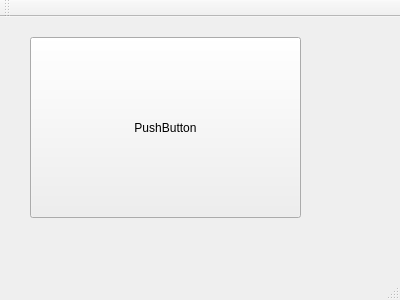
<?xml version="1.0" encoding="UTF-8"?>
<ui version="4.0">
 <class>MainWindow</class>
 <widget class="QMainWindow" name="MainWindow">
  <property name="geometry">
   <rect>
    <x>0</x>
    <y>0</y>
    <width>400</width>
    <height>300</height>
   </rect>
  </property>
  <property name="windowTitle">
   <string>MainWindow</string>
  </property>
  <widget class="QWidget" name="centralWidget">
   <widget class="QPushButton" name="pushButton">
    <property name="geometry">
     <rect>
      <x>30</x>
      <y>20</y>
      <width>271</width>
      <height>181</height>
     </rect>
    </property>
    <property name="text">
     <string>PushButton</string>
    </property>
   </widget>
  </widget>
  <widget class="QMenuBar" name="menuBar">
   <property name="geometry">
    <rect>
     <x>0</x>
     <y>0</y>
     <width>400</width>
     <height>22</height>
    </rect>
   </property>
  </widget>
  <widget class="QToolBar" name="mainToolBar">
   <attribute name="toolBarArea">
    <enum>TopToolBarArea</enum>
   </attribute>
   <attribute name="toolBarBreak">
    <bool>false</bool>
   </attribute>
  </widget>
  <widget class="QStatusBar" name="statusBar"/>
 </widget>
 <layoutdefault spacing="6" margin="11"/>
 <resources/>
 <connections/>
</ui>
